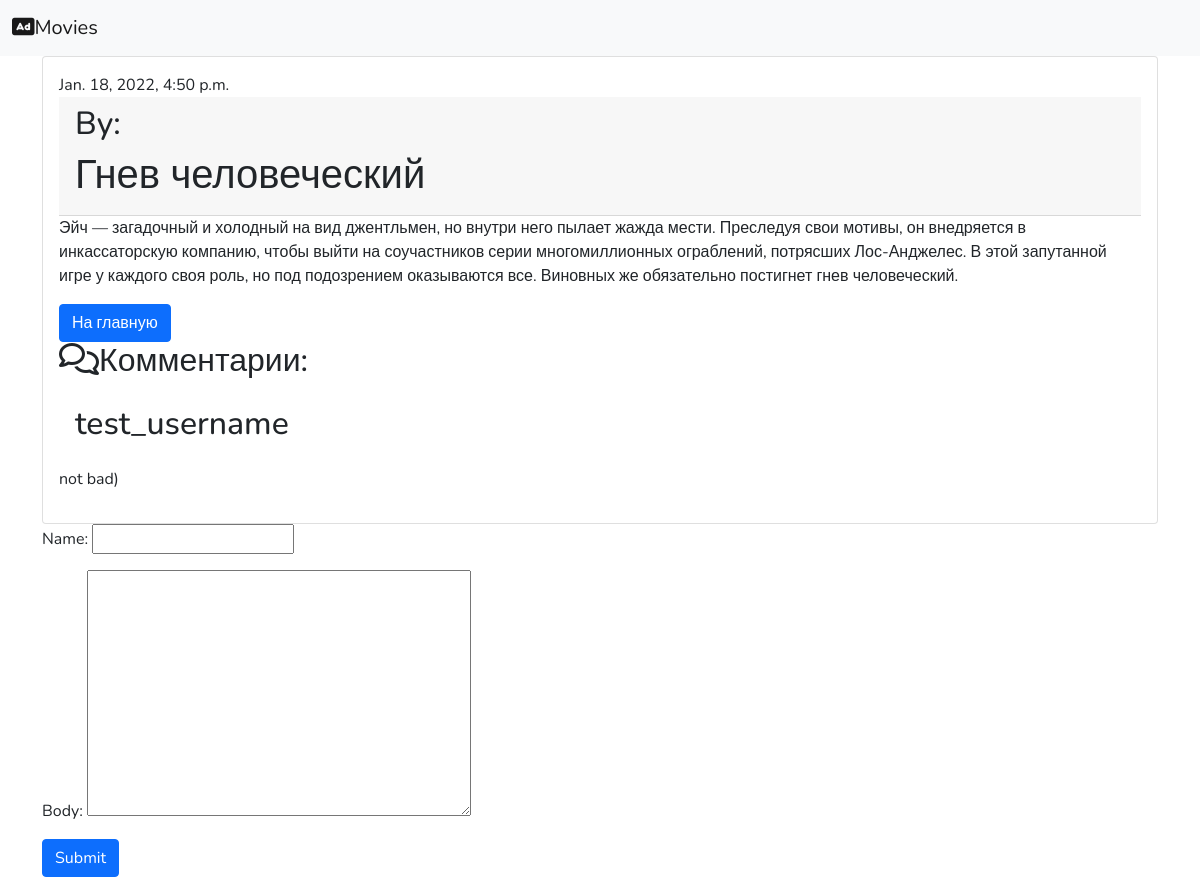
Screenshot of /post/3/ with the database file from the repository.
### blog/models.py (models this page shows, shortened)
class Post(models.Model):
    tags = TaggableManager()
    author = models.ForeignKey(settings.AUTH_USER_MODEL, on_delete=models.CASCADE)
    title = models.CharField(max_length=150)
    text = models.TextField()
    created = models.DateTimeField(default=timezone.now)
    category = models.CharField(max_length=150, default='something')

class Comment(models.Model):
    post = models.ForeignKey(Post, related_name='comments', on_delete=models.CASCADE)
    name = models.CharField(max_length=80)
    body = models.TextField()
    created = models.DateTimeField(auto_now_add=True)
    updated = models.DateTimeField(auto_now=True)
    active = models.BooleanField(default=True)
    class Meta:
        verbose_name = 'Комментарий'
        verbose_name_plural = 'Комментарий'
        ordering = ('-created',)

### blog/views.py (the view)
# urls.py: path('post/<int:pk>/', views.post_detail, name='post_detail'),
def post_detail(request, pk):
    post = get_object_or_404(Post, pk=pk)
    comments = post.comments.filter(active=True)
    if request.method == 'POST':
        comment_form = CommentForm(data=request.POST)
        if comment_form.is_valid():
            new_comment = comment_form.save(commit=False)
            new_comment.post = post
            new_comment.save()
    else:
        comment_form = CommentForm()
    return render(request, 'blog/post_detail.html', {'post': post,
                                                     'comments': comments,
                                                     'comment_form': comment_form})

### blog/forms.py
class CommentForm(ModelForm):
    class Meta:
        model = Comment
        fields = ('name', 'body')

### blog/templates/blog/post_detail.html
{% extends 'blog/base.html' %}
{% block content %}
<div class="container">
    <div class="post">
    <div class="card">
    <div class="card-body">
        {% if post.created %}
            <div class="date">
                {{ post.created }}
            </div>
        {%  endif %}
        <div class="card-header">
        <h2>By: {{post.author.first_name}} {{post.author.last_name}}</h2>
        <h1>{{post.title}}</h1>
        </div>
        <div class="card-text">
        <p>{{post.text}}</p>
        </div>
        <a class="btn btn-primary" href="{% url 'post_list' %}" role="button">На главную</a>
        {% for comment in comments %}
        <h2><i class="far fa-comments"></i>Комментарии:</h2>
        <div class="card-body">
        <h2>{{comment.name}}    </h2>
        </div>
        <div class="card-text">
        <p>{{comment.body}}</p>
        </div>
        {% endfor%}
    </div>
    </div>
    </div>
</div>
<div class="container">
<form action="" method="post"> {% csrf_token %}
    {{comment_form.as_p}}
    <input type="submit" class="btn btn-primary">
</form>
</div>
{% endblock %}

### blog/templates/blog/base.html (style rules this page uses)
body { font-family: 'Nunito', sans-serif }
a { text-decoration: none; }

### rows the page displays
Post: created "Jan. 18, 2022, 4:50 p.m.", title "Гнев человеческий", text "Эйч — загадочный и холодный на вид джентльмен, но внутри него пылает жажда мести. Преследуя свои мотивы, он внедряется в инкассаторскую компанию, чтобы выйти на соучастников серии многомиллионных ограблений, потрясших Лос-Анджелес. В этой запутанной игре у каждого своя роль, но под подозрением оказываются все. Виновных же обязательно постигнет гнев человеческий."
Comment: name "test_username", body "not bad)"
